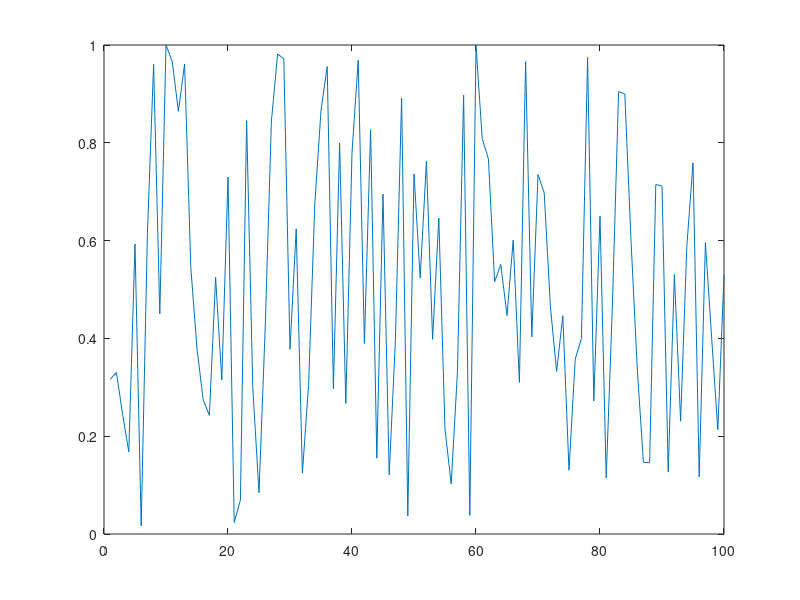

MATLAB code for this plot: (Note: this script raises an error after producing the figure.)
% Vincent de Wit (s3038858)
% Stefan Bussemaker (s2004674)
%
% Exercise 1 - Time delay and correlators

% 1b)
x = rand(1,100);
plot(x);
plot(circorr(x, x));

% 1c)
y = rotate(x, 50);
plot(circorr(x, y));

% 1d)
plot(circpearson(x, y));

% 1f)
% amplitude, omega, phi, samplerate
x = sinusoid2samples(5, 2*pi*5, 0, 100);       % 5 cos (10pi)
y = sinusoid2samples(5, 2*pi*5, -0.5*pi, 100); % 5 sin (10pi)
plot(circpearson(x, y));
% Cosinus over de sinus heen!

% 1g)
x = rand(1,100);
plot(circpearson(x, x));
y = rotate(x, 50);
plot(circpearson(x, y));

% TODO: ROBUSTNESS, add noise